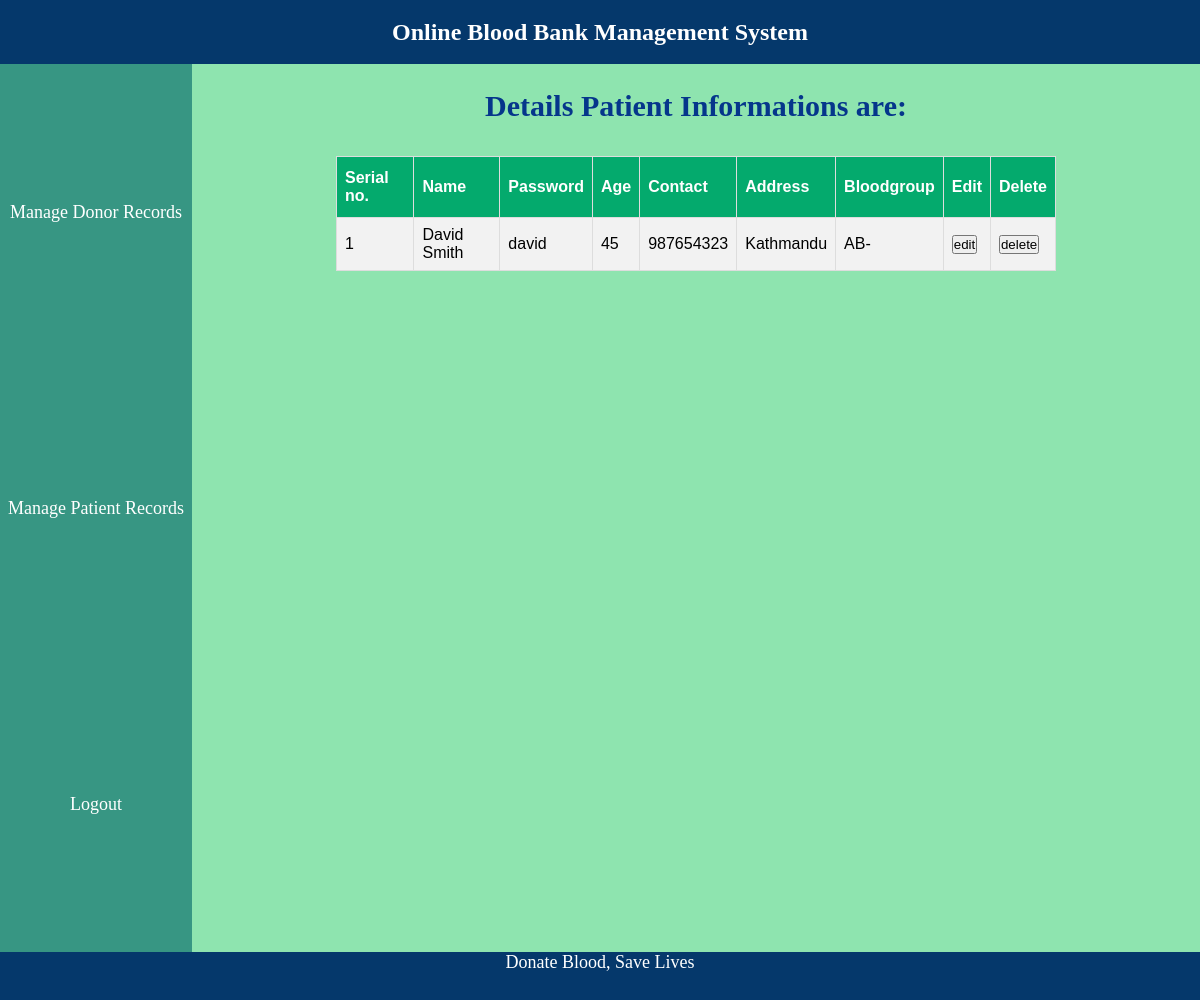
The page /admin.php?apage=managepatients on the database its author committed.
### tables this page shows
CREATE TABLE `patient` (
  `pid` int(11) NOT NULL,
  `pname` varchar(50) NOT NULL,
  `ppassword` varchar(50) NOT NULL,
  `psage` varchar(50) NOT NULL,
  `pcontact` varchar(50) NOT NULL,
  `paddress` varchar(50) NOT NULL,
  `pbloodgroup` varchar(50) NOT NULL
);

### managepatients.php (the view)
<?php
include 'config.php';
  $sql="select * from patient";
  $r=mysqli_query($conn,$sql);
?>
<div class="container">
  <h2> <span>Details Patient Informations are:</span></h2>
<table  align="center">
    <tr>
      <th>Serial no.</th>
      <th>Name</th>
      <th>Password</th>
      <th>Age</th>
      <th>Contact</th>
      <th>Address</th>
       <th>Bloodgroup</th>
      <th>Edit</th>
      <th>Delete</th>
    </tr>
    <?php
    $sn=1;
    while ($res = mysqli_fetch_array($r))
    {
    ?>
    <tr>
          <td><?php echo $sn;?></td>
          <td><?php echo $res['pname'];?></td>
          <td><?php echo $res['ppassword'];?></td>
          <td><?php echo $res['psage'];?></td>
          <td><?php echo $res['pcontact'];?></td>
          <td><?php echo $res['paddress'];?></td>
          <td><?php echo $res['pbloodgroup'];?></td>
         <td><a href="pupdate.php?pid=<?php echo $res['pid'];?>"><button>edit</button></a></td>
          <td><a href="pdelete.php?pid=<?php echo $res['pid'];?>"><button>delete</button></a></td>
    </tr>
  <?php
    $sn=$sn+1;
  }
  ?>
</table>
</div>

### css/styles.css (style rules this page uses)
* { box-sizing: border-box; margin: 0; padding: 0; }
body { background-color: #8ee4af; min-height: 125vh; }
h2 { margin: 25px; }
.container { display: flex; align-items: center; justify-content: center; flex-direction: column; }
span { color: #05368b; margin: 25px; font-size: 30px; }
table { font-family: Arial, Helvetica, sans-serif; border-collapse: collapse; width: 60vw; margin: 8px; }
table td, table th { border: 1px solid #ddd; padding: 8px; height: 38px; }
table tr:nth-child(even) { background-color: #f2f2f2; }
table th { padding-top: 12px; padding-bottom: 12px; text-align: left; background-color: #04AA6D; color: white; }

### rows shown on the page
patient: pname "David Smith", ppassword "david", psage "45", pcontact "987654323", paddress "Kathmandu", pbloodgroup "AB-"
